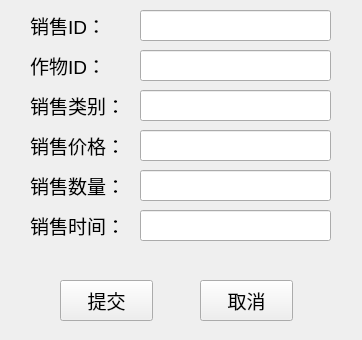
<?xml version="1.0" encoding="UTF-8"?>
<ui version="4.0">
 <class>GrapeSalesinsert</class>
 <widget class="QWidget" name="GrapeSalesinsert">
  <property name="geometry">
   <rect>
    <x>0</x>
    <y>0</y>
    <width>362</width>
    <height>340</height>
   </rect>
  </property>
  <property name="font">
   <font>
    <pointsize>14</pointsize>
   </font>
  </property>
  <property name="windowTitle">
   <string>Form</string>
  </property>
  <widget class="QLineEdit" name="lineEdit">
   <property name="geometry">
    <rect>
     <x>140</x>
     <y>10</y>
     <width>191</width>
     <height>31</height>
    </rect>
   </property>
  </widget>
  <widget class="QPushButton" name="pushButton">
   <property name="geometry">
    <rect>
     <x>60</x>
     <y>280</y>
     <width>93</width>
     <height>41</height>
    </rect>
   </property>
   <property name="text">
    <string>提交</string>
   </property>
  </widget>
  <widget class="QLabel" name="label">
   <property name="geometry">
    <rect>
     <x>30</x>
     <y>10</y>
     <width>91</width>
     <height>31</height>
    </rect>
   </property>
   <property name="text">
    <string>销售ID：</string>
   </property>
  </widget>
  <widget class="QLineEdit" name="lineEdit_2">
   <property name="geometry">
    <rect>
     <x>140</x>
     <y>50</y>
     <width>191</width>
     <height>31</height>
    </rect>
   </property>
  </widget>
  <widget class="QLabel" name="label_3">
   <property name="geometry">
    <rect>
     <x>30</x>
     <y>90</y>
     <width>111</width>
     <height>31</height>
    </rect>
   </property>
   <property name="text">
    <string>销售类别：</string>
   </property>
  </widget>
  <widget class="QLabel" name="label_6">
   <property name="geometry">
    <rect>
     <x>30</x>
     <y>210</y>
     <width>101</width>
     <height>31</height>
    </rect>
   </property>
   <property name="text">
    <string>销售时间：</string>
   </property>
  </widget>
  <widget class="QLabel" name="label_4">
   <property name="geometry">
    <rect>
     <x>30</x>
     <y>130</y>
     <width>101</width>
     <height>31</height>
    </rect>
   </property>
   <property name="text">
    <string>销售价格：</string>
   </property>
  </widget>
  <widget class="QPushButton" name="pushButton_2">
   <property name="geometry">
    <rect>
     <x>200</x>
     <y>280</y>
     <width>93</width>
     <height>41</height>
    </rect>
   </property>
   <property name="text">
    <string>取消</string>
   </property>
  </widget>
  <widget class="QLabel" name="label_5">
   <property name="geometry">
    <rect>
     <x>30</x>
     <y>170</y>
     <width>101</width>
     <height>31</height>
    </rect>
   </property>
   <property name="text">
    <string>销售数量：</string>
   </property>
  </widget>
  <widget class="QLineEdit" name="lineEdit_4">
   <property name="geometry">
    <rect>
     <x>140</x>
     <y>130</y>
     <width>191</width>
     <height>31</height>
    </rect>
   </property>
  </widget>
  <widget class="QLineEdit" name="lineEdit_3">
   <property name="geometry">
    <rect>
     <x>140</x>
     <y>90</y>
     <width>191</width>
     <height>31</height>
    </rect>
   </property>
  </widget>
  <widget class="QLabel" name="label_2">
   <property name="geometry">
    <rect>
     <x>30</x>
     <y>50</y>
     <width>111</width>
     <height>31</height>
    </rect>
   </property>
   <property name="text">
    <string>作物ID：</string>
   </property>
  </widget>
  <widget class="QLineEdit" name="lineEdit_5">
   <property name="geometry">
    <rect>
     <x>140</x>
     <y>170</y>
     <width>191</width>
     <height>31</height>
    </rect>
   </property>
  </widget>
  <widget class="QLineEdit" name="lineEdit_6">
   <property name="geometry">
    <rect>
     <x>140</x>
     <y>210</y>
     <width>191</width>
     <height>31</height>
    </rect>
   </property>
  </widget>
 </widget>
 <resources/>
 <connections/>
</ui>
